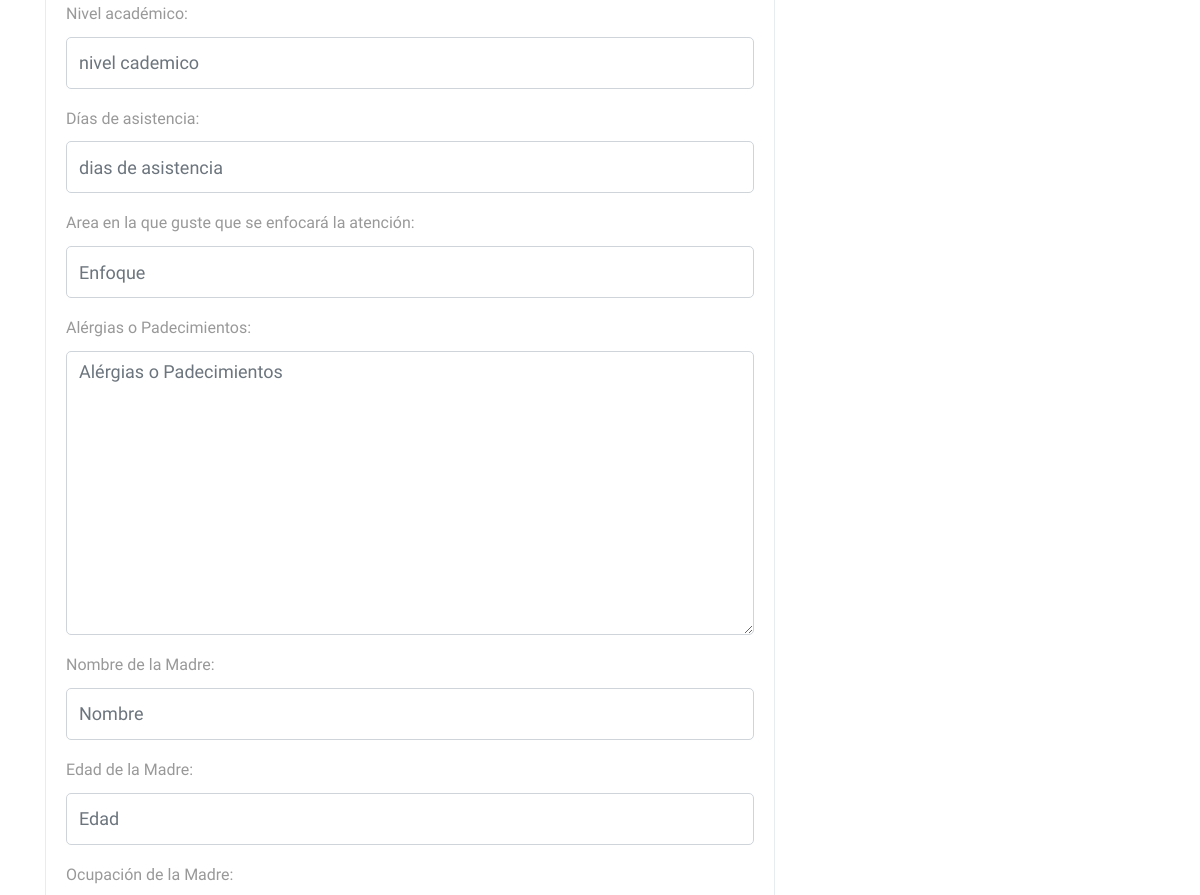
/profile/ (signed in, middle part), run on an earlier commit of the app's database.
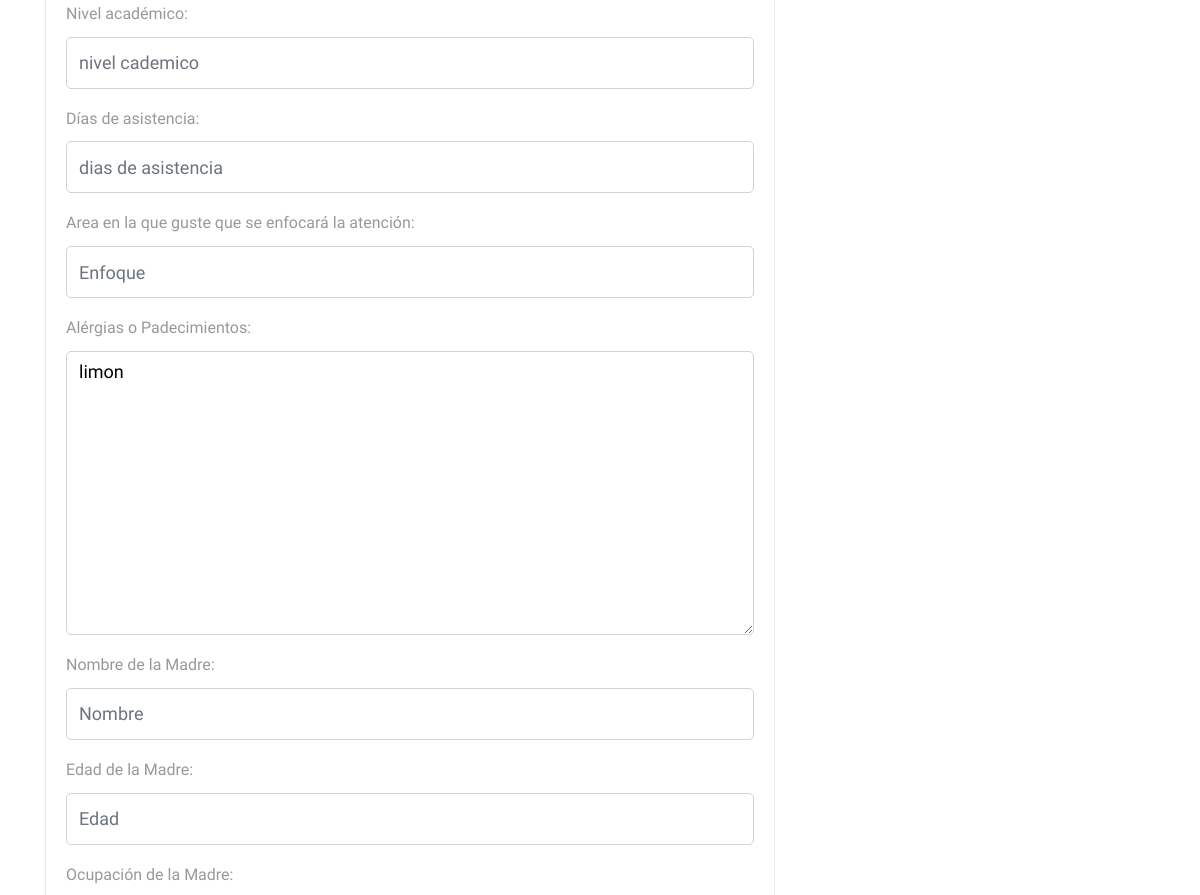
And on a later commit of the database.
### usuario/models.py (models this page shows, shortened)
class Usuario(AbstractBaseUser,PermissionsMixin):
    imagen       =  models.ImageField(default='default.jpg',upload_to='profile_pics')
    email        =  models.EmailField(max_length=60,blank=True)
    facebook     =  models.CharField(max_length=100,blank=True)
    username     =  models.CharField(max_length=30,unique=True)
    nombre       =  models.CharField(max_length=100)
    apellido     =  models.CharField(max_length=100)
    edad         =  models.IntegerField(blank=True,null=True)
    padecimientos = models.TextField(verbose_name="padecimientos",blank=True)
    asistencia = models.CharField(verbose_name="Días de asistencia",max_length=100,blank=True)
    enfoque = models.CharField(verbose_name="Area en la que guste que se enfocará la atención",max_length=100,blank=True)
    nombre_de_la_madre =  models.CharField(verbose_name="Nombre de la Madre",max_length=100,blank=True)
    edad_de_la_madre =  models.IntegerField(verbose_name="Edad",blank=True, null=True)
    ocupacion_de_la_madre = models.CharField(verbose_name="Ocupación",max_length=100,blank=True)
    numero_de_la_madre   =  models.IntegerField(verbose_name="Número de contacto",blank=True,null=True)
    nombre_del_padre =  models.CharField(verbose_name="Nombre del Padre",max_length=100,blank=True)
    edad_del_padre =  models.IntegerField(verbose_name="Edad",blank=True, null=True)
    ocupacion_del_padre = models.CharField(verbose_name="Ocupación",max_length=100,blank=True)
    numero_del_padre    =  models.IntegerField(verbose_name="Número de contacto",blank=True,null=True)
    fecha_nacimiento = models.DateField(verbose_name="Fecha de nacimiento",blank=True, null=True)
    escuela      =  models.CharField(verbose_name="Nombre de la escuela",max_length=100,blank=True)
    domicilio    =  models.CharField(verbose_name="Domicilio",max_length=150,blank=True)
    status_paquetes = models.BooleanField(verbose_name="¿Tiene Paquetes Activos?",default=False)
    '''
    NIVEL_STATUS = (
         ('k','Kinder'),
         ('p','Primaria'),
         ('s','Secundaria'),
         ('b','bachillerato'),
         ('u','universidad'))
    '''
    nivel_academico = models.CharField(max_length=500,blank=True,verbose_name='Nivel académico del alumno')
    date_joined  =  models.DateTimeField(verbose_name="Fecha de ingreso",auto_now_add=True)
    last_login   =  models.DateTimeField(verbose_name="Ultima fecha de Sesión",auto_now=True)
    is_admin     =  models.BooleanField(verbose_name="¿Es Administrador?",default=False)
    is_active    =  models.BooleanField(verbose_name="¿Esta Acivo?",default=True)
    is_staff     =  models.BooleanField(verbose_name="¿Es parte del Staff?",default=False)
    is_superuser =  models.BooleanField(verbose_name="¿Es Super Usuario?",default=False)
    grupo = models.OneToOneField(Group,on_delete=models.SET_NULL,null=True,blank=True)
    USERNAME_FIELD  = "username"
    REQUIRED_FIELDS = ["nombre","apellido"]
    objects = MyUsuarioManager()

### app/views.py (the view)
# urls.py: path('profile/', views.profile,name='profile'),
@login_required
def profile(request):
    context = {}
    if request.POST:
        form = UserUpdateForm(request.POST,request.FILES,instance=request.user)
        if form.is_valid():
            form.save()
            if form.changed_data:
                evento = Historial_User(mensaje=f"datos actualizados del Perfil: {form.changed_data}",usuario=request.user)
                evento.save()
                messages.success( request,'Los datos del formulario han sido actualizados')
                if not request.user.is_superuser:
                    usuarios = get_user_model().objects.filter(is_superuser=True)
                    notify.send(request.user,recipient=usuarios,verb="Datos de Perfil Actualizado",description=f"datos actualizados del Perfil: {form.changed_data}",action_object=request.user)
        else:
            messages.warning(request,'Error al procesar el formulario')
    else:
        form =UserUpdateForm(instance=request.user)
        '''initial = {
          'username' :request.user.username,
          'email': request.user.email,
          'facebook': request.user.facebook,
          'nombre': request.user.nombre,
          'apellido': request.user.apellido,
          'fecha_nacimiento': request.user.fecha_nacimiento,
          'edad': request.user.edad,
          'escuela': request.user.escuela,
          'domicilio': request.user.domicilio,
          'imagen': request.user.imagen,
          'nivel_academico': request.user.nivel_academico,
          'padecimientos': request.user.padecimientos,
          'asistencia': request.user.asistencia,
          'enfoque': request.user.enfoque,
          'nombre_de_la_madre': request.user.nombre_de_la_madre,
          'edad_de_la_madre': request.user.edad_de_la_madre,
          'ocupacion_de_la_madre': request.user.ocupacion_de_la_madre,
          'numero_de_la_madre': request.user.numero_de_la_madre,
          'nombre_del_padre': request.user.nombre_del_padre,
          'edad_del_padre': request.user.edad_del_padre,
          'ocupacion_del_padre': request.user.ocupacion_del_padre,
          'numero_del_padre': request.user.numero_del_padre
          }
        )'''
    context['profile_form'] = form
    user_status = online_users.models.OnlineUserActivity.get_user_activities(timedelta(seconds=60))
    context['online_users'] = (user for user in  user_status)
    context['historial'] = request.user.historial.all().order_by('-fecha')
    publicidad = Publicidad.objects.all()
    id_item_activate = 0
    if publicidad:
        id_item_activate = publicidad[0].id
    context["publicidad"] = publicidad
    context["id_item_activate"] = id_item_activate
    return render(request,'app/profile.html',context)

### app/templates/app/profile.html (shortened to what this page needs)
{% extends 'main/base.html' %}
{% load crispy_forms_tags%}
{% load static %}
{% block content %}
<section class="ftco-section  notifications-fix-top">
  <div class="container">
    <div class="row">
        <div class="col-md-8">
            <div class="portlet light bordered ftco-animate">
                <div class="portlet-body">
                        <div class="tab-content">
                            <div role="tabpanel" class="tab-pane active" id="home">
                                <form method="POST" enctype="multipart/form-data" novalidate>
                                  {% for field in profile_form %}
                                  <div class="form-group">
                                      {{ field.label_tag }}
                                      {{ field }}
                                  </div>
                                  {% endfor %}
                                </form>
                            </div>
                        </div>
                </div>
            </div>
        </div>
        <div class="col-md-4">
      </div>
    </div>
  </div>
</section>
{% endblock content %}

What changed in the data, as far as the page shows it:
changed Usuario: padecimientos (not shown) → "limon"
